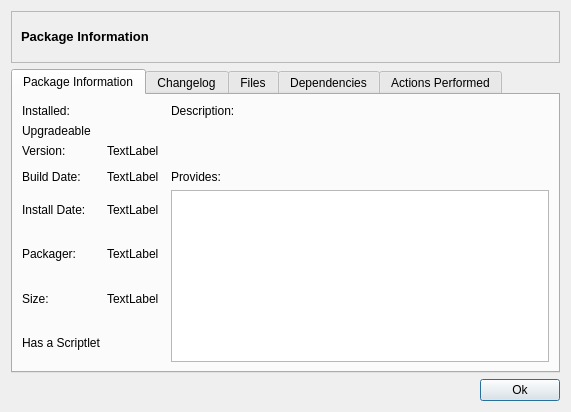
<ui version="4.0" >
 <class>pkgProperties</class>
 <widget class="QDialog" name="pkgProperties" >
  <property name="windowModality" >
   <enum>Qt::ApplicationModal</enum>
  </property>
  <property name="geometry" >
   <rect>
    <x>0</x>
    <y>0</y>
    <width>571</width>
    <height>412</height>
   </rect>
  </property>
  <property name="windowTitle" >
   <string/>
  </property>
  <property name="windowIcon" >
   <iconset resource="shaman.qrc" >
    <normaloff>:/Icons/icons/shaman/shaman-system-is-up-to-date-22.png</normaloff>:/Icons/icons/shaman/shaman-system-is-up-to-date-22.png</iconset>
  </property>
  <property name="locale" >
   <locale country="UnitedStates" language="English" />
  </property>
  <layout class="QVBoxLayout" name="verticalLayout_2" >
   <item>
    <layout class="QVBoxLayout" name="verticalLayout" >
     <item>
      <widget class="QFrame" name="frame" >
       <property name="sizePolicy" >
        <sizepolicy vsizetype="Maximum" hsizetype="Preferred" >
         <horstretch>0</horstretch>
         <verstretch>0</verstretch>
        </sizepolicy>
       </property>
       <property name="frameShape" >
        <enum>QFrame::StyledPanel</enum>
       </property>
       <property name="frameShadow" >
        <enum>QFrame::Sunken</enum>
       </property>
       <layout class="QGridLayout" >
        <item row="0" column="0" >
         <widget class="QLabel" name="label" >
          <property name="text" >
           <string>&lt;!DOCTYPE HTML PUBLIC "-//W3C//DTD HTML 4.0//EN" "http://www.w3.org/TR/REC-html40/strict.dtd">
&lt;html>&lt;head>&lt;meta name="qrichtext" content="1" />&lt;style type="text/css">
p, li { white-space: pre-wrap; }
&lt;/style>&lt;/head>&lt;body style=" font-family:'Bitstream Vera Sans'; font-size:10pt; font-weight:400; font-style:normal;">
&lt;p style=" margin-top:0px; margin-bottom:0px; margin-left:0px; margin-right:0px; -qt-block-indent:0; text-indent:0px;">&lt;span style=" font-weight:600;">Package Information&lt;/span>&lt;/p>&lt;/body>&lt;/html></string>
          </property>
         </widget>
        </item>
        <item row="0" column="1" >
         <widget class="QLabel" name="label_2" >
          <property name="sizePolicy" >
           <sizepolicy vsizetype="Maximum" hsizetype="Maximum" >
            <horstretch>0</horstretch>
            <verstretch>0</verstretch>
           </sizepolicy>
          </property>
          <property name="minimumSize" >
           <size>
            <width>32</width>
            <height>32</height>
           </size>
          </property>
          <property name="text" >
           <string/>
          </property>
          <property name="pixmap" >
           <pixmap resource="shaman.qrc" >:/Icons/icons/dialog-ok-apply.png</pixmap>
          </property>
          <property name="scaledContents" >
           <bool>true</bool>
          </property>
         </widget>
        </item>
       </layout>
      </widget>
     </item>
     <item>
      <widget class="QTabWidget" name="filesWidget" >
       <property name="locale" >
        <locale country="UnitedStates" language="English" />
       </property>
       <property name="currentIndex" >
        <number>0</number>
       </property>
       <widget class="QWidget" name="tab" >
        <property name="geometry" >
         <rect>
          <x>0</x>
          <y>0</y>
          <width>549</width>
          <height>276</height>
         </rect>
        </property>
        <attribute name="title" >
         <string>Package Information</string>
        </attribute>
        <layout class="QGridLayout" name="gridLayout" >
         <item row="0" column="0" >
          <widget class="QLabel" name="label_3" >
           <property name="text" >
            <string>Installed:</string>
           </property>
          </widget>
         </item>
         <item row="0" column="4" >
          <widget class="QLabel" name="label_7" >
           <property name="text" >
            <string>Description:</string>
           </property>
          </widget>
         </item>
         <item row="1" column="0" >
          <widget class="QLabel" name="label_4" >
           <property name="text" >
            <string>Upgradeable</string>
           </property>
           <property name="scaledContents" >
            <bool>true</bool>
           </property>
           <property name="wordWrap" >
            <bool>true</bool>
           </property>
          </widget>
         </item>
         <item rowspan="3" row="1" column="4" >
          <widget class="QLabel" name="descriptionLabel" >
           <property name="text" >
            <string/>
           </property>
           <property name="scaledContents" >
            <bool>true</bool>
           </property>
           <property name="wordWrap" >
            <bool>true</bool>
           </property>
          </widget>
         </item>
         <item row="4" column="0" >
          <widget class="QLabel" name="label_8" >
           <property name="text" >
            <string>Build Date:</string>
           </property>
          </widget>
         </item>
         <item row="4" column="1" colspan="2" >
          <widget class="QLabel" name="builddateLabel" >
           <property name="text" >
            <string>TextLabel</string>
           </property>
          </widget>
         </item>
         <item row="4" column="4" >
          <widget class="QLabel" name="label_13" >
           <property name="text" >
            <string>Provides:</string>
           </property>
          </widget>
         </item>
         <item row="5" column="0" >
          <widget class="QLabel" name="label_11" >
           <property name="text" >
            <string>Install Date:</string>
           </property>
          </widget>
         </item>
         <item rowspan="4" row="5" column="4" >
          <widget class="QListWidget" name="providesWidget" />
         </item>
         <item row="6" column="0" >
          <widget class="QLabel" name="label_12" >
           <property name="text" >
            <string>Packager:</string>
           </property>
          </widget>
         </item>
         <item row="7" column="0" >
          <widget class="QLabel" name="label_19" >
           <property name="text" >
            <string>Size:</string>
           </property>
          </widget>
         </item>
         <item row="8" column="0" >
          <widget class="QLabel" name="label_21" >
           <property name="text" >
            <string>Has a Scriptlet</string>
           </property>
          </widget>
         </item>
         <item row="5" column="1" >
          <widget class="QLabel" name="installdateLabel" >
           <property name="text" >
            <string>TextLabel</string>
           </property>
          </widget>
         </item>
         <item row="6" column="1" >
          <widget class="QLabel" name="packagerLabel" >
           <property name="text" >
            <string>TextLabel</string>
           </property>
          </widget>
         </item>
         <item row="7" column="1" >
          <widget class="QLabel" name="sizeLabel" >
           <property name="text" >
            <string>TextLabel</string>
           </property>
          </widget>
         </item>
         <item row="8" column="1" >
          <widget class="QLabel" name="scriptletLabel" >
           <property name="text" >
            <string/>
           </property>
           <property name="pixmap" >
            <pixmap resource="shaman.qrc" >:/Icons/icons/dialog-ok-apply.png</pixmap>
           </property>
          </widget>
         </item>
         <item row="0" column="1" >
          <widget class="QLabel" name="installedLabel" >
           <property name="text" >
            <string/>
           </property>
           <property name="pixmap" >
            <pixmap resource="shaman.qrc" >:/Icons/icons/dialog-ok-apply.png</pixmap>
           </property>
          </widget>
         </item>
         <item row="1" column="1" >
          <widget class="QLabel" name="upgradeableLabel" >
           <property name="text" >
            <string/>
           </property>
           <property name="pixmap" >
            <pixmap resource="shaman.qrc" >:/Icons/icons/dialog-ok-apply.png</pixmap>
           </property>
          </widget>
         </item>
         <item row="2" column="1" >
          <widget class="QLabel" name="versionLabel" >
           <property name="text" >
            <string>TextLabel</string>
           </property>
          </widget>
         </item>
         <item row="2" column="0" >
          <widget class="QLabel" name="label_17" >
           <property name="text" >
            <string>Version:</string>
           </property>
          </widget>
         </item>
        </layout>
       </widget>
       <widget class="QWidget" name="tab_2" >
        <property name="geometry" >
         <rect>
          <x>0</x>
          <y>0</y>
          <width>549</width>
          <height>276</height>
         </rect>
        </property>
        <attribute name="title" >
         <string>Changelog</string>
        </attribute>
        <layout class="QVBoxLayout" name="verticalLayout_4" >
         <item>
          <widget class="QTextEdit" name="changeLogEdit" >
           <property name="undoRedoEnabled" >
            <bool>false</bool>
           </property>
           <property name="readOnly" >
            <bool>true</bool>
           </property>
           <property name="acceptRichText" >
            <bool>false</bool>
           </property>
          </widget>
         </item>
        </layout>
       </widget>
       <widget class="QWidget" name="tab_3" >
        <property name="geometry" >
         <rect>
          <x>0</x>
          <y>0</y>
          <width>549</width>
          <height>276</height>
         </rect>
        </property>
        <attribute name="title" >
         <string>Files</string>
        </attribute>
        <layout class="QHBoxLayout" name="horizontalLayout_2" >
         <item>
          <widget class="QTreeWidget" name="treeWidget" >
           <column>
            <property name="text" >
             <string>1</string>
            </property>
           </column>
          </widget>
         </item>
        </layout>
       </widget>
       <widget class="QWidget" name="tab_4" >
        <property name="geometry" >
         <rect>
          <x>0</x>
          <y>0</y>
          <width>549</width>
          <height>276</height>
         </rect>
        </property>
        <attribute name="title" >
         <string>Dependencies</string>
        </attribute>
        <layout class="QGridLayout" name="gridLayout_2" >
         <item row="0" column="0" >
          <widget class="QLabel" name="label_23" >
           <property name="text" >
            <string>Depends on</string>
           </property>
          </widget>
         </item>
         <item row="0" column="1" >
          <widget class="QLabel" name="label_24" >
           <property name="text" >
            <string>Is Required by</string>
           </property>
          </widget>
         </item>
         <item row="1" column="0" >
          <widget class="QListWidget" name="dependsWidget" />
         </item>
         <item row="1" column="1" >
          <widget class="QListWidget" name="requiredWidget" />
         </item>
        </layout>
       </widget>
       <widget class="QWidget" name="tab_5" >
        <property name="geometry" >
         <rect>
          <x>0</x>
          <y>0</y>
          <width>549</width>
          <height>276</height>
         </rect>
        </property>
        <attribute name="title" >
         <string>Actions Performed</string>
        </attribute>
        <layout class="QVBoxLayout" name="verticalLayout_7" >
         <item>
          <widget class="QTextEdit" name="logEdit" >
           <property name="undoRedoEnabled" >
            <bool>false</bool>
           </property>
           <property name="readOnly" >
            <bool>true</bool>
           </property>
           <property name="acceptRichText" >
            <bool>false</bool>
           </property>
          </widget>
         </item>
        </layout>
       </widget>
      </widget>
     </item>
     <item>
      <layout class="QHBoxLayout" name="horizontalLayout" >
       <item>
        <spacer name="horizontalSpacer" >
         <property name="orientation" >
          <enum>Qt::Horizontal</enum>
         </property>
         <property name="sizeHint" stdset="0" >
          <size>
           <width>40</width>
           <height>20</height>
          </size>
         </property>
        </spacer>
       </item>
       <item>
        <widget class="QPushButton" name="okButton" >
         <property name="text" >
          <string>Ok</string>
         </property>
         <property name="icon" >
          <iconset resource="shaman.qrc" >
           <normaloff>:/Icons/icons/dialog-ok-apply.png</normaloff>:/Icons/icons/dialog-ok-apply.png</iconset>
         </property>
        </widget>
       </item>
      </layout>
     </item>
    </layout>
   </item>
  </layout>
 </widget>
 <resources>
  <include location="shaman.qrc" />
 </resources>
 <connections>
  <connection>
   <sender>okButton</sender>
   <signal>clicked()</signal>
   <receiver>pkgProperties</receiver>
   <slot>accept()</slot>
   <hints>
    <hint type="sourcelabel" >
     <x>541</x>
     <y>532</y>
    </hint>
    <hint type="destinationlabel" >
     <x>293</x>
     <y>276</y>
    </hint>
   </hints>
  </connection>
 </connections>
</ui>
